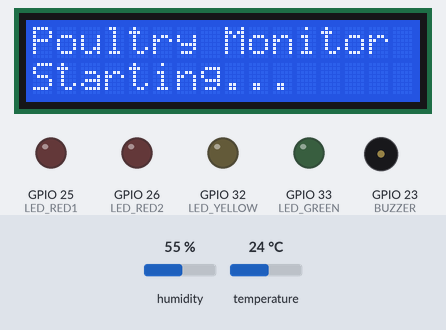
Bench run of a sketch on a simulated ESP32. Parts: 16×2 character LCD, output pins drawn as LEDs (lit = HIGH), buzzer (waves = sounding, pin HIGH). Inputs (shaded band) come from the test bench; at power-on: humidity 55 %, temperature 24 °C. WiFi joins after 1.5 s; servers stay silent unless stated; what the sketch prints to the serial monitor is not drawn.

Above: at 0.1 s.
At 6.7 s:
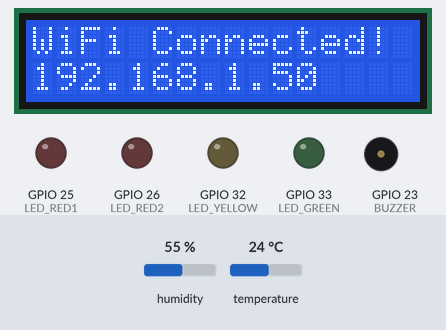
At 8.7 s:
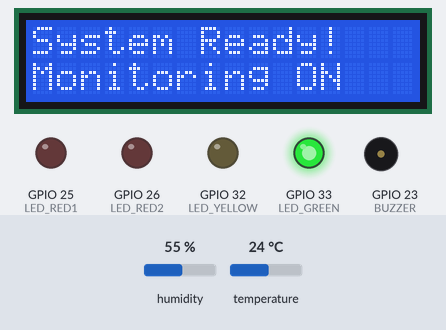
At 30.1 s:
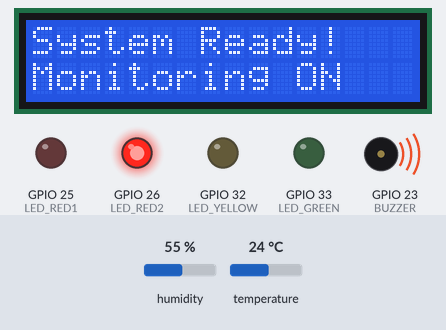
At 32.2 s:
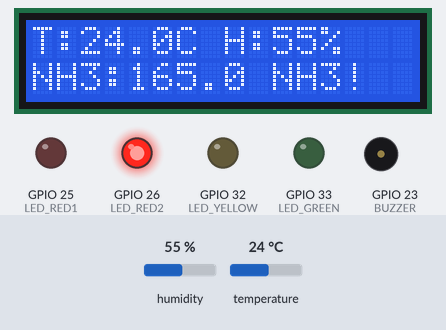
Timing chart, 0 to 33.7 s (numbered marks = the images above):
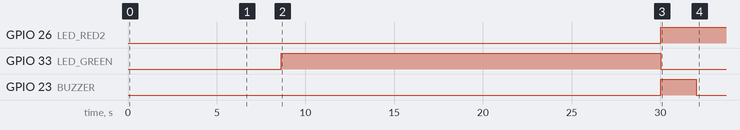

The sketch:

poultry_monitor_latest_recovered.ino
```cpp
/*
 * ================================================================
 * IoT-BASED POULTRY HOUSE MONITORING SYSTEM
 * ================================================================
 * Institution : ULK Polytechnic Institute
 * Programme   : Bachelor of Technology - Electrical & Electronics
 * Location    : South Sudan
 * Year        : 2026
 * ----------------------------------------------------------------
 * Description : Real-time environmental monitoring system for
 *               poultry houses using ESP32, DHT22, MQ-135, LDR,
 *               16x2 LCD, SIM800L GSM, Google Firebase, and LEDs.
 *               Dual Wi-Fi and GSM communication for reliable
 *               operation in low-connectivity rural environments.
 * ================================================================
 */

#include <WiFi.h>
#include <FirebaseESP32.h>
#include <DHT.h>
#include <Wire.h>
#include <LiquidCrystal_I2C.h>

// FILL IN YOUR CREDENTIALS HERE
#define WIFI_SSID         "YourWiFiName"
#define WIFI_PASSWORD     "YourWiFiPassword"
#define FIREBASE_HOST     "your-project-default-rtdb.firebaseio.com"
#define FIREBASE_AUTH     "YourAPIKey"
#define FARMER_PHONE      "+211XXXXXXXXX"

// PIN DEFINITIONS
#define DHTPIN      4
#define DHTTYPE     DHT22
#define MQ135_PIN   34
#define LDR_PIN     35
#define GSM_RX      14
#define GSM_TX      27
#define LED_RED1    25
#define LED_RED2    26
#define LED_YELLOW  32
#define LED_GREEN   33
#define BUZZER      23

// THRESHOLD VALUES
#define TEMP_MAX     30.0
#define HUMID_MAX    75.0
#define HUMID_MIN    40.0
#define AMMONIA_MAX  25.0

// OBJECTS
DHT dht(DHTPIN, DHTTYPE);
LiquidCrystal_I2C lcd(0x27, 16, 2);
HardwareSerial gsmSerial(2);
FirebaseData firebaseData;
FirebaseConfig firebaseConfig;
FirebaseAuth firebaseAuth;

// GLOBAL VARIABLES
float temperature, humidity, ammoniaPPM;
int   lightPercent;
bool  buzzerSent = false;
unsigned long lastReadTime = 0;
const long READ_INTERVAL = 30000;

float getRawToPPM(int rawValue) {
  float voltage = rawValue * (3.3 / 4095.0);
  return voltage * 100.0;
}

void sendSMS(String message) {
  Serial.println("Sending SMS via GSM...");
  gsmSerial.println("AT+CMGF=1");
  delay(1000);
  gsmSerial.println("AT+CMGS=\"" + String(FARMER_PHONE) + "\"");
  delay(1000);
  gsmSerial.print(message);
  gsmSerial.write(26);
  delay(5000);
  Serial.println("SMS sent!");
}

void sendToFirebase(String status) {
  Firebase.setFloat(firebaseData,  "/sensors/temperature", temperature);
  Firebase.setFloat(firebaseData,  "/sensors/humidity",    humidity);
  Firebase.setFloat(firebaseData,  "/sensors/ammonia_ppm", ammoniaPPM);
  Firebase.setInt(firebaseData,    "/sensors/light",       lightPercent);
  Firebase.setString(firebaseData, "/sensors/status",      status);
  Serial.println("Firebase updated. Status: " + status);
}

void updateLCD(String sysStatus) {
  lcd.clear();
  lcd.setCursor(0, 0);
  lcd.print("T:");
  lcd.print(temperature, 1);
  lcd.print("C ");
  lcd.print("H:");
  lcd.print((int)humidity);
  lcd.print("%");
  lcd.setCursor(0, 1);
  lcd.print("NH3:");
  lcd.print(ammoniaPPM, 1);
  lcd.setCursor(10, 1);
  lcd.print(sysStatus);
}

String checkThresholds() {
  bool tempAlert     = (temperature > TEMP_MAX);
  bool ammoniaAlert  = (ammoniaPPM  > AMMONIA_MAX);
  bool humidityAlert = (humidity    > HUMID_MAX || humidity < HUMID_MIN);
  bool allNormal     = (!tempAlert && !ammoniaAlert && !humidityAlert);

  digitalWrite(LED_RED1,   tempAlert     ? HIGH : LOW);
  digitalWrite(LED_RED2,   ammoniaAlert  ? HIGH : LOW);
  digitalWrite(LED_YELLOW, humidityAlert ? HIGH : LOW);
  digitalWrite(LED_GREEN,  allNormal     ? HIGH : LOW);

  if ((tempAlert || ammoniaAlert) && !buzzerSent) {
    digitalWrite(BUZZER, HIGH);
    delay(2000);
    digitalWrite(BUZZER, LOW);
    buzzerSent = true;
  }
  if (!tempAlert && !ammoniaAlert) { buzzerSent = false; }

  String alertMsg = "";
  if (tempAlert)     alertMsg += "TEMP HIGH:"  + String(temperature) + "C. ";
  if (ammoniaAlert)  alertMsg += "NH3 HIGH:"   + String(ammoniaPPM)  + "ppm. ";
  if (humidityAlert) alertMsg += "HUM:"        + String(humidity)    + "%. ";

  String sysStatus;
  int alertCount = (int)tempAlert + (int)ammoniaAlert + (int)humidityAlert;
  if      (alertCount == 0)  sysStatus = "SAFE  ";
  else if (alertCount > 1)   sysStatus = "ALRT! ";
  else if (tempAlert)        sysStatus = "TEMP! ";
  else if (ammoniaAlert)     sysStatus = "NH3!  ";
  else                       sysStatus = "HUM!  ";

  if (!allNormal) {
    if (WiFi.status() == WL_CONNECTED) {
      Firebase.setString(firebaseData, "/alerts/latest", "ALERT: " + alertMsg);
    } else {
      sendSMS("POULTRY ALERT!\n" + alertMsg +
              "\nT:" + String(temperature) + "C" +
              " H:" + String(humidity) + "%" +
              " NH3:" + String(ammoniaPPM) + "ppm");
    }
  }
  return sysStatus;
}

void setup() {
  Serial.begin(115200);

  pinMode(LED_RED1,   OUTPUT);
  pinMode(LED_RED2,   OUTPUT);
  pinMode(LED_YELLOW, OUTPUT);
  pinMode(LED_GREEN,  OUTPUT);
  pinMode(BUZZER,     OUTPUT);
  digitalWrite(LED_RED1,   LOW);
  digitalWrite(LED_RED2,   LOW);
  digitalWrite(LED_YELLOW, LOW);
  digitalWrite(LED_GREEN,  LOW);
  digitalWrite(BUZZER,     LOW);

  dht.begin();

  Wire.begin(21, 22);
  lcd.init();
  lcd.backlight();
  lcd.setCursor(0, 0);
  lcd.print("Poultry Monitor");
  lcd.setCursor(0, 1);
  lcd.print("Starting...");
  delay(2000);

  gsmSerial.begin(9600, SERIAL_8N1, GSM_RX, GSM_TX);
  delay(3000);

  Serial.println("Connecting to Wi-Fi...");
  lcd.clear();
  lcd.setCursor(0, 0);
  lcd.print("Connecting WiFi");
  WiFi.begin(WIFI_SSID, WIFI_PASSWORD);

  int attempts = 0;
  while (WiFi.status() != WL_CONNECTED && attempts < 20) {
    delay(500);
    Serial.print(".");
    attempts++;
  }

  if (WiFi.status() == WL_CONNECTED) {
    Serial.println("\nWi-Fi connected: " + WiFi.localIP().toString());
    lcd.clear();
    lcd.setCursor(0, 0);
    lcd.print("WiFi Connected!");
    lcd.setCursor(0, 1);
    lcd.print(WiFi.localIP().toString());
    delay(2000);
    firebaseConfig.host = FIREBASE_HOST;
    firebaseConfig.signer.tokens.legacy_token = FIREBASE_AUTH;
    Firebase.begin(&firebaseConfig, &firebaseAuth);
    Firebase.reconnectWiFi(true);
    Serial.println("Firebase ready!");
  } else {
    Serial.println("\nWi-Fi failed. GSM fallback active.");
    lcd.clear();
    lcd.setCursor(0, 0);
    lcd.print("WiFi Failed");
    lcd.setCursor(0, 1);
    lcd.print("GSM Fallback ON");
    delay(2000);
  }

  digitalWrite(LED_GREEN, HIGH);
  lcd.clear();
  lcd.setCursor(0, 0);
  lcd.print("System Ready!");
  lcd.setCursor(0, 1);
  lcd.print("Monitoring ON");
  delay(2000);
}

void loop() {
  unsigned long now = millis();
  if (now - lastReadTime >= READ_INTERVAL) {
    lastReadTime = now;

    temperature  = dht.readTemperature();
    humidity     = dht.readHumidity();
    int mq135Raw = analogRead(MQ135_PIN);
    ammoniaPPM   = getRawToPPM(mq135Raw);
    int ldrRaw   = analogRead(LDR_PIN);
    lightPercent = map(ldrRaw, 4095, 0, 0, 100);

    if (isnan(temperature) || isnan(humidity)) {
      Serial.println("DHT22 read error!");
      lcd.clear();
      lcd.setCursor(0, 0);
      lcd.print("Sensor Error!");
      return;
    }

    Serial.println("============================");
    Serial.print("Temperature : "); Serial.print(temperature); Serial.println(" C");
    Serial.print("Humidity    : "); Serial.print(humidity);    Serial.println(" %");
    Serial.print("Ammonia     : "); Serial.print(ammoniaPPM);  Serial.println(" ppm");
    Serial.print("Light       : "); Serial.print(lightPercent);Serial.println(" %");
    Serial.print("WiFi        : "); Serial.println(WiFi.status() == WL_CONNECTED ? "Connected" : "Disconnected");

    String sysStatus = checkThresholds();
    updateLCD(sysStatus);

    if (WiFi.status() == WL_CONNECTED) {
      sendToFirebase(sysStatus);
    } else {
      Serial.println("No WiFi. GSM fallback active.");
    }

    Serial.println("Status: " + sysStatus);
    Serial.println("============================");
  }
}
```

Measured:
- by itself, GPIO 26 (LED_RED2): LOW → HIGH at 30.0 s
- by itself, GPIO 33 (LED_GREEN): HIGH → LOW at 30.0 s
- by itself, GPIO 23 (BUZZER): LOW → HIGH at 30.0 s, → LOW 2.0 s later
- what the display in image 1 shows lasts 2.1 s, from 6.6 s to 8.7 s
- what the display in image 2 shows lasts 23.5 s, from 8.7 s to 32.2 s
